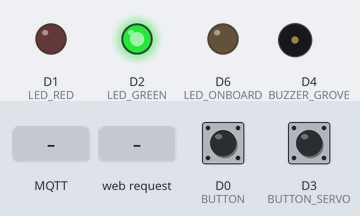
Bench run of a sketch on a simulated Arduino MKR. Shown: output pins drawn as LEDs (lit = HIGH), buzzer (waves = sounding, pin HIGH). Inputs (shaded band) come from the test bench; at power-on: D0 (BUTTON) LOW, D3 (BUTTON_SERVO) LOW. WiFi joins after 1.5 s; servers stay silent unless stated; no MQTT or app messages arrive unless stated; what the sketch prints to the serial monitor is not drawn.

Above: at 7.3 s.
7.4 s: MQTT message "1" arrives on the first subscribed topic
At 8.1 s:
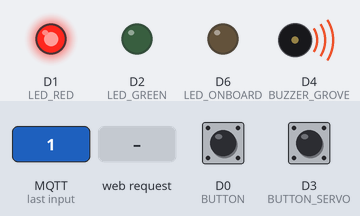
8.9 s: HTTP request GET /H received
At 9.3 s:
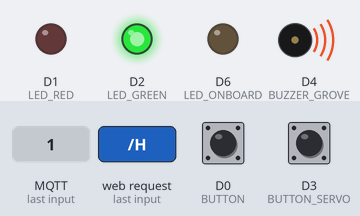
10.4 s: D0 (BUTTON) pulled HIGH for 0.15 s
At 11.0 s:
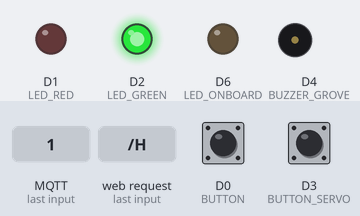
15.1 s: MQTT message "on" arrives on the first subscribed topic
At 16.3 s:
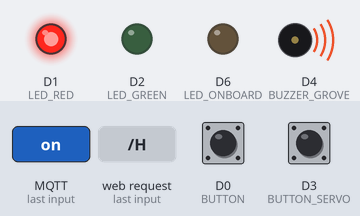
Timing chart, 0 to 17.6 s (numbered marks = the images above; inputs shaded):
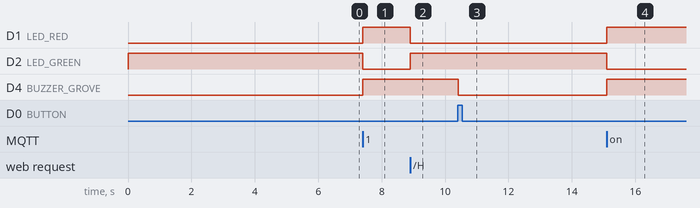

Measured:
- after the input at 7.4 s, D1 (LED_RED), D4 (BUZZER_GROVE): LOW → HIGH at once; D2 (LED_GREEN): HIGH → LOW at once
- after the input at 8.9 s, D1 (LED_RED): HIGH → LOW at once; D2 (LED_GREEN): LOW → HIGH at once
- after the input at 10.4 s, D4 (BUZZER_GROVE): HIGH → LOW at once
- after the input at 15.1 s, D1 (LED_RED), D4 (BUZZER_GROVE): LOW → HIGH at once; D2 (LED_GREEN): HIGH → LOW at once

The sketch:

MKR14_Ferrante_Pappagallo.ino
```cpp
#include <SPI.h>
#include <WiFi101.h>
#include "secrets.h"
#include <Servo.h>

#include <ArduinoJson.h>
#include <MQTT.h>

#define LED_ONBOARD LED_BUILTIN
#define LED LED_BUILTIN
#define LED_GREEN 2  //connect LED to digital pin4
#define LED_RED 1    //connect LED to digital pin1
#define BUTTON 0     //Button
#define BUTTON_SERVO 3    //Button servo
#define BUTTON_DEBOUNCE_DELAY 20  // button debounce time in ms
#define BUZZER_GROVE 4


// MQTT data
#define MQTT_BUFFER_SIZE 128               // the maximum size for packets being published and received
MQTTClient mqttClient(MQTT_BUFFER_SIZE);   // handles the MQTT communication protocol
WiFiClient networkClient;                  // handles the network connection to the MQTT broker
#define MQTT_TOPIC_CONTROL "ferrante_pappagallo/control"   // topic to control led & buzzer
String MQTT_TOPIC_TEMP = "ferrante_pappagallo/temperature/status";    // topic to publish the temp status
String MQTT_TOPIC_LIGHT = "ferrante_pappagallo/light/status";     // topic to publish the light status
#define MQTT_TOPIC_SERVO "ferrante_pappagallo/servo/status"


// WiFi cfg
char ssid[] = SECRET_SSID;  // your network SSID (name)
char pass[] = SECRET_PASS;  // your network password
#ifdef IP
IPAddress ip(IP);
IPAddress subnet(SUBNET);
IPAddress dns(DNS);
IPAddress gateway(GATEWAY);
#endif

WiFiClient client;

Servo myservo;

WiFiServer server(80);

int buttonState = 0;

const unsigned long ledInterval = 3000;
static unsigned long TempInterval = 3000;
static unsigned long LightInterval = 3000;


static byte led_state = LOW;  // current led state, start LOW=OFF
static byte buzzer_state = LOW; // current buzzer state, start LOW=OFF
static byte led_green_state = HIGH; // current led green state, start HIGH=ON
static byte moveservo = LOW; // current servo, start LOW=OFF

int pos = 0;

// Mac Address variables
byte mac[6];
String macAddress;


void setup() {

  pinMode(LED, OUTPUT);
  pinMode(LED_GREEN, OUTPUT);
  pinMode(LED_RED, OUTPUT);
  pinMode(BUTTON, INPUT);
  pinMode(BUTTON_SERVO, INPUT);
  pinMode(BUZZER_GROVE, OUTPUT);


  digitalWrite(LED_ONBOARD, HIGH);

  digitalWrite(LED_BUILTIN, LOW);

  digitalWrite(LED_RED, LOW);

  digitalWrite(LED_GREEN, HIGH);

  digitalWrite(BUZZER_GROVE, LOW);


  mqttClient.begin(MQTT_BROKERIP, 1883, networkClient);   // setup communication with MQTT broker
  mqttClient.onMessage(mqttMessageReceived);              // callback on message received from MQTT broker

  Serial.begin(115200);
  Serial.println(F("\n\nSetup completed.\n\n"));
}


void loop() {
  bool static led_status = HIGH;

  static unsigned long lastTled = millis();
  static unsigned long lastTdb = millis();

  connectToWiFi();  // WiFi connect if not established and if connected get wifi signal strength


  connectToMQTTBroker();   // connect to MQTT broker (if not already connected)
  mqttClient.loop();       // MQTT client loop

  listenForEthernetClients();


  if (isButtonPressed() == true) {  // button pressed
    led_state = !led_state;
    buzzer_state = !buzzer_state;
    led_green_state = !led_green_state;

    digitalWrite(LED_RED, led_state);
    if (digitalRead(LED_RED) == HIGH) {
      led_state = !led_state;
      digitalWrite(LED_RED, led_state);
      Serial.println(F("Button: PRESSED, Led OFF"));
    }

    digitalWrite(BUZZER_GROVE, buzzer_state);
    if (digitalRead(BUZZER_GROVE) == HIGH) {
      buzzer_state = !buzzer_state;
      digitalWrite(BUZZER_GROVE, buzzer_state);
      Serial.println(F("Button: PRESSED, Buzzer OFF"));
    }

    digitalWrite(LED_GREEN, led_green_state);
    if (digitalRead(LED_GREEN) == LOW) {
      led_green_state = !led_green_state;
      digitalWrite(LED_GREEN, led_green_state);
      Serial.println(F("Button: PRESSED, Green Led ON"));
    }
  }

  if (buttonServo() == true) {
    moveservo = !moveservo;
    if(moveservo == HIGH) {
      Serial.println(F("Button: PRESSED, Servo ON"));
      const int capacity = JSON_OBJECT_SIZE(2);
      StaticJsonDocument<capacity> doc;
      doc["servo"] = "rotate";
      doc["macAddress"] = (MQTT_TOPIC_SERVO,"F8:F0:05:ED:F1:F1");
      char buffer[256];
      size_t n = serializeJson(doc, buffer);
      Serial.print(F("JSON message: "));
      Serial.println(buffer);
      mqttClient.publish(MQTT_TOPIC_SERVO, "rotate F8:F0:05:ED:F1:F1");
    }
  }
}


boolean isButtonPressed() {
  static byte lastState = digitalRead(BUTTON);  // the previous reading from the input pin

  for (byte count = 0; count < BUTTON_DEBOUNCE_DELAY; count++) {
    if (digitalRead(BUTTON) == lastState) return false;
    delay(1);
  }

  lastState = !lastState;
  return lastState == LOW ? false : true;
}


boolean buttonServo() {
  static byte lastState = digitalRead(BUTTON_SERVO);  // the previous reading from the input pin

  for (byte count = 0; count < BUTTON_DEBOUNCE_DELAY; count++) {
    if (digitalRead(BUTTON_SERVO) == lastState) return false;
    delay(1);
  }

  lastState = !lastState;
  return lastState == LOW ? false : true;
}


void printWifiStatus() {
  Serial.println(F("\n=== WiFi connection status ==="));


  // SSID
  Serial.print(F("SSID: "));
  Serial.println(WiFi.SSID());

  // signal strength
  Serial.print(F("Signal strength (RSSI): "));
  Serial.print(WiFi.RSSI());
  Serial.println(F(" dBm"));

  // current IP
  Serial.print(F("IP Address: "));
  IPAddress ip = WiFi.localIP();
  Serial.println(ip);
  Serial.println(macToString(WiFi.macAddress(mac)));

  Serial.println(F("==============================\n"));
}


void connectToWiFi() {
  if (WiFi.status() != WL_CONNECTED) {   // not connected
    Serial.print(F("Attempting to connect to SSID: "));
    Serial.println(SECRET_SSID);

    while (WiFi.status() != WL_CONNECTED) {
#ifdef IP
      WiFi.config(ip, dns, gateway, subnet);
#endif
      WiFi.begin(SECRET_SSID, SECRET_PASS);   // Connect to WPA/WPA2 network. Change this line if using open or WEP network
      Serial.print(F("."));

      delay(5000);
    }
    Serial.println(F("\nConnected"));

    printWifiStatus();

    server.begin();
  }
}


void connectToMQTTBroker() {
  if (!mqttClient.connected()) {   // not connected
    Serial.println("Connected to MQTT broker!");
    Serial.print(F("\nConnecting to MQTT broker..."));
    //mqttClient.setWill(MQTT_TOPIC_LWT, "Unexpected disconnetion");
    while (!mqttClient.connect(MQTT_CLIENTID, MQTT_USERNAME, MQTT_PASSWORD)) {
      Serial.print(F("."));
      delay(1000);
    }
    Serial.println(F("\nConnected!"));
    // connected to broker, subscribe topics
    mqttClient.subscribe(MQTT_TOPIC_CONTROL);
    mqttClient.subscribe(MQTT_TOPIC_SERVO);
    Serial.println(F("\nSubscribed to control topic!"));
  }
}


void mqttMessageReceived(String &topic, String &payload) {
  // this function handles a message from the MQTT broker
  Serial.println("Incoming MQTT message: " + topic + " - " + payload);

  if (topic == MQTT_TOPIC_CONTROL) {
    // deserialize the JSON object
    StaticJsonDocument<128> doc;
    deserializeJson(doc, payload);
    const char *hightemp = doc["temperature"];
    const char *lowlight = doc["light"];

    digitalWrite(LED_RED, HIGH);
    Serial.println(F("LED ON"));
    digitalWrite(BUZZER_GROVE, HIGH);
    Serial.println(F("BUZZER ON"));
    digitalWrite(LED_GREEN, LOW);
    Serial.println(F("GREEN LED OFF"));

  }  else {
    Serial.println(F("MQTT Topic not recognized, message skipped"));
  }
}


void listenForEthernetClients() {
  WiFiClient client = server.available();   // listen for incoming clients

 if (client) {                             // if you get a client,
    Serial.println(F("new client"));        // print a message out the serial port
    String currentLine = "";                // make a String to hold incoming data from the client
    while (client.connected()) {            // loop while the client's connected
      if (client.available()) {             // if there's bytes to read from the client,
        char c = client.read();             // read a byte, then
        Serial.write(c);                    // print it out the serial monitor
        if (c == '\n') {                    // if the byte is a newline character

          // if the current line is blank, you got two newline characters in a row.
          // that's the end of the client HTTP request, so send a response:
          if (currentLine.length() == 0) {
            // HTTP headers always start with a response code (e.g. HTTP/1.1 200 OK)
            // and a content-type so the client knows what's coming, then a blank line:
            client.println("HTTP/1.1 200 OK");
            client.println("Content-type:text/html");
            client.println();
            client.println("<HEAD>");

            client.println("<style> button { background-color:#cb3234; border: none; color: white; padding: 15px 32px; text-align: center; text-decoration: none; display: inline-block; font-size: 16px; margin: 4px 2px; cursor: pointer; }"
              "a {color: white;} </style>");

            client.println("<TITLE>Home Automation</TITLE>");

            client.println("</HEAD>");

            // the content of the HTTP response follows the header:
            client.print("Click here to <button><a href=\"/H\">Red Led OFF</a></button><br>");
            client.print("Click here to <button><a href=\"/L\">Buzzer OFF</a></button><br>");

            // The HTTP response ends with another blank line:
            client.println();
            // break out of the while loop:
            break;
          }
          else {      // if you got a newline, then clear currentLine:
            currentLine = "";
          }
        } else if (c != '\r') {    // if you got anything else but a carriage return character,
          currentLine += c;      // add it to the end of the currentLine
        }

        // Check to see if the client request was "GET /H" or "GET /L":
        if (currentLine.endsWith("GET /H")) {
          digitalWrite(LED_RED, LOW);
          digitalWrite(LED_GREEN, HIGH);
        }

        if (currentLine.endsWith("GET /L")) {
          digitalWrite(BUZZER_GROVE, LOW);                // GET /L turns the Button off
        }
      }
    }
    // close the connection:
    client.stop();
    Serial.println(F("client disonnected"));
  }
}

String macToString(byte macAdd[]) {
  String macAddressString = "";
  for (int i = 5; i >= 0; i--) {
    char hexCar[2];

    sprintf(hexCar, "%02X", macAdd[i]);

    macAddressString += String(hexCar);

    if (i > 0) {
      macAddressString += ":";
    }
  }
  return macAddressString;
}
```

secrets.h
```cpp
// Use this file to store all of the private credentials and connection details

// MQTT access
#define MQTT_BROKERIP "149.132.178.180"           // IP address of the machine running the MQTT broker
#define MQTT_CLIENTID "marco_pappagallo3"                 // client identifier
#define MQTT_USERNAME "MarcoPappagallo"            // mqtt user's name
#define MQTT_PASSWORD "iot847963"            // mqtt user's password


// WiFi configuration
#define SECRET_SSID "IoTLabThingsU14"                  // SSID
#define SECRET_PASS "L@b%I0T*Ui4!P@sS**0%Lessons!"              // WiFi password

// ONLY if static configuration is needed
/*
#define IP {192, 168, 1, 100}                    // IP address
#define SUBNET {255, 255, 255, 0}                // Subnet mask
#define DNS {149, 132, 2, 3}                     // DNS
#define GATEWAY {149, 132, 182, 1}               // Gateway
*/

// MySQL access
#define MYSQL_IP {149, 132, 178, 180}              // IP address of the machine running MySQL
#define MYSQL_USER "MarcoPappagallo"                  // db user
#define MYSQL_PASS "iot847963"     //         // db user's password
```
